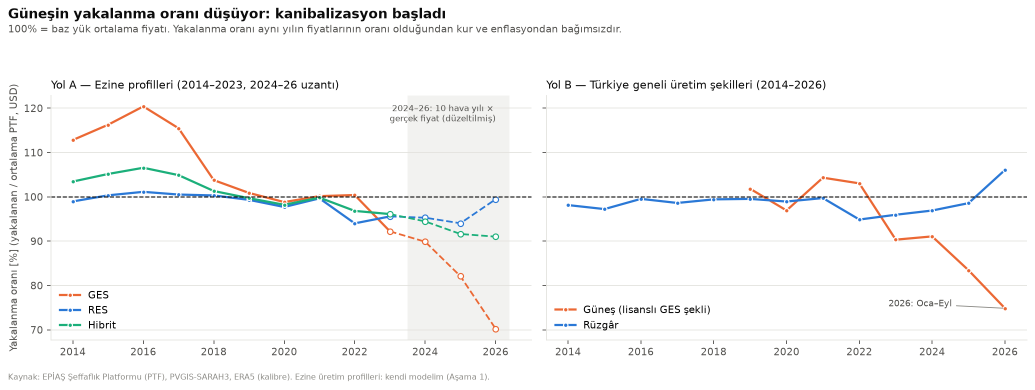
#> input picture outputs/02_piyasa/yakalanma_orani_trendi.png, 2069 x 779 px (shown at 1/2 size)
$ python 08_karusel.py
#> lines starting #> are read from the running program, lines starting #| are printed output that depends on the picture; pictures that were not available may be replaced by others from this repository, and a replacement may not be noted
"""
Aşama 8 — LinkedIn karuseli: 8 sayfa, 1080 × 1080 kare PDF (docs/kariyer/linkedin_karusel.pdf; klasör git'e girmez).

Her sayfa: bir bulgu (başlık) + bir grafik. Karar yolculuğu grafiği dahil. Grafikler src/08_sunum_grafikleri.py'deki
fonksiyonlarla kare formatta yeniden çizilir; önceki aşamaların grafikleri kendi başlıkları kırpılarak kullanılır.

Çalıştırma: .venv/bin/python src/08_karusel.py
"""
import importlib
import sys
import textwrap
from pathlib import Path

sys.path.insert(0, str(Path(__file__).resolve().parents[1]))

import matplotlib.pyplot as plt
import pandas as pd
from matplotlib.backends.backend_pdf import PdfPages
from PIL import Image

import src.gorsel as g
from src.ayarlar import CIKTILAR, KOK

gr = importlib.import_module("src.08_sunum_grafikleri")
CIKTI = KOK / "docs" / "kariyer" / "linkedin_karusel.pdf"
KARE = CIKTILAR / "08" / "grafikler" / "kare"


def kirp(yol: Path, kutu: tuple[float, float, float, float]) -> Path:
    """Görselin göreli kutusunu (sol, üst, sağ, alt; 0–1) kırpar; önceki aşama grafiklerinin başlığını atmak için."""
#> called with kutu = (0, 0.17, 0.52, 1)
    im = Image.open(yol)
#> im is the input picture: PIL image 2069x779 RGBA; mean R, G, B, A 247.9, 248, 247.9, 255
    w, h = im.size
#> w = 2069; h = 779
    hedef = KARE / f"kirpik_{yol.stem}.png"
    im.crop((int(kutu[0] * w), int(kutu[1] * h), int(kutu[2] * w), int(kutu[3] * h))).save(hedef)
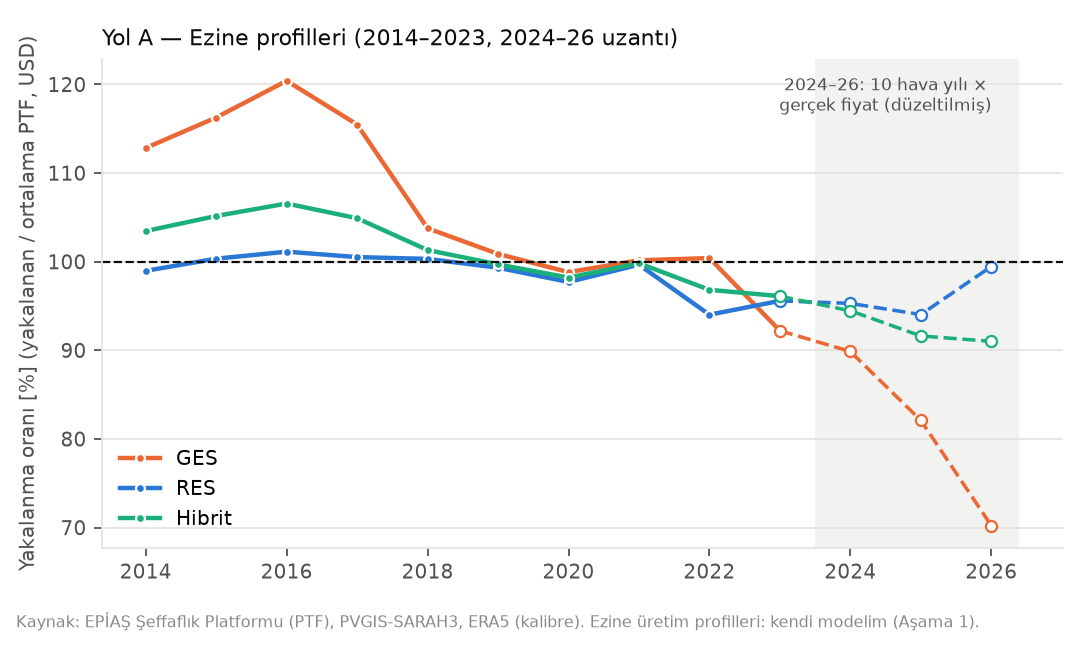
#> saved as kirpik_yakalanma_orani_trendi.png: PIL image 1075x647 RGBA; mean R, G, B, A 246.7, 247.1, 246.5, 255
    return hedef


def sayfa(pdf, no: int, toplam: int, baslik: str, alt: str, gorsel: Path | None, kaynak: str = "", kapak: bool = False,
          sayilar: list | None = None):
    fig = plt.figure(figsize=(10.8, 10.8), dpi=100)
    fig.patch.set_facecolor("white")
    fig.add_artist(plt.Rectangle((0.06, 0.935), 0.09, 0.008, color=g.RENK_HIBRIT, transform=fig.transFigure))
    fig.text(0.94, 0.935, f"{no}/{toplam}", ha="right", va="center", fontsize=15, color=g.SOLUK)
    genislik = 26 if kapak else 34
    fig.text(0.06, 0.905, textwrap.fill(baslik, genislik), ha="left", va="top", fontsize=40 if kapak else 31,
             fontweight="bold", color=g.MUREKKEP, linespacing=1.15)
    satir = textwrap.fill(baslik, genislik).count("\n") + 1
    alt_y = 0.905 - satir * (0.062 if kapak else 0.05) - 0.025
    fig.text(0.06, alt_y, textwrap.fill(alt, 62 if not kapak else 48), ha="left", va="top",
             fontsize=19 if kapak else 16.5, color=g.IKINCIL, linespacing=1.35)
    if gorsel is not None:
        im = Image.open(gorsel)
        alt_satir = textwrap.fill(alt, 62).count("\n") + 1
        ust = alt_y - alt_satir * 0.03 - 0.03
        ax = fig.add_axes([0.05, 0.1, 0.9, ust - 0.1])
        ax.imshow(im, interpolation="lanczos")
        ax.set_anchor("N")
        ax.axis("off")
    for i, (deger_, etiket) in enumerate(sayilar or []):
        y0 = 0.47 - i * 0.12
        fig.text(0.06, y0, deger_, fontsize=46, fontweight="bold", color=[g.RENK_RES, g.RENK_RES, g.RENK_HIBRIT][i], va="center")
        fig.text(0.40, y0, etiket, fontsize=19, color=g.IKINCIL, va="center")
    fig.text(0.06, 0.045, "Ahmet Hilmi Görgülü · Hibrit RES + batarya fizibilite modeli", fontsize=13, color=g.IKINCIL)
    if kaynak:
        fig.text(0.06, 0.07, kaynak, fontsize=11, color=g.SOLUK)
    with plt.rc_context({"savefig.bbox": "standard"}):          # kare sayfa: gorsel.py'deki tight kırpmayı kapat
        pdf.savefig(fig, facecolor="white")
    plt.close(fig)


def main():
    KARE.mkdir(parents=True, exist_ok=True)
    gr.CIKTI = KARE                                           # kare sürümler ayrı klasöre
    gr.karar_yolculugu(boyut=(10, 8.2), ad="karar_yolculugu.png", yazi=1.35, kisa=True)
    gr.gelir_yapilari(boyut=(10, 6.4), ad="gelir_yapilari.png", yazi=1.3)
    gr.cod_dagilimi(boyut=(10, 6.6), ad="cod_dagilimi.png", yazi=1.3)
    gr.bilgi_degeri(boyut=(10, 6.4), ad="dd_bilgi_degeri.png", yazi=1.35)
    gr.selale(boyut=(10, 6.6), ad="baz_vaka_selale.png", yazi=1.15)
    yakalanma = kirp(KOK / "outputs/02_piyasa/yakalanma_orani_trendi.png", (0, 0.17, 0.52, 1))
    doyum = kirp(KOK / "outputs/05_risk/s_senaryo_npv.png", (0, 0.14, 1, 1))
#> call 2 of kirp, with kutu = (0, 0.14, 1, 1)
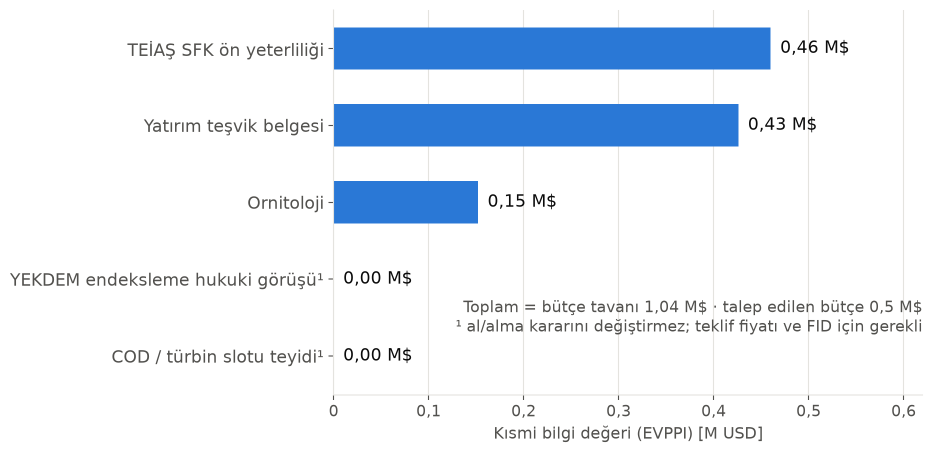
#> input picture outputs/08/grafikler/dd_bilgi_degeri_dar.png, 1865 x 905 px, given in place of s_senaryo_npv.png, which was not available (shown at 1/2 size)
#> in kirp, im is the input picture: PIL image 1865x905 RGBA; mean R, G, B, A 229.7, 237.4, 246.6, 255
#> in kirp (call 2), `im.crop((int(kutu[0] * w), int(kutu[1] * h), int(kutu[2] * w), int(kut..`:
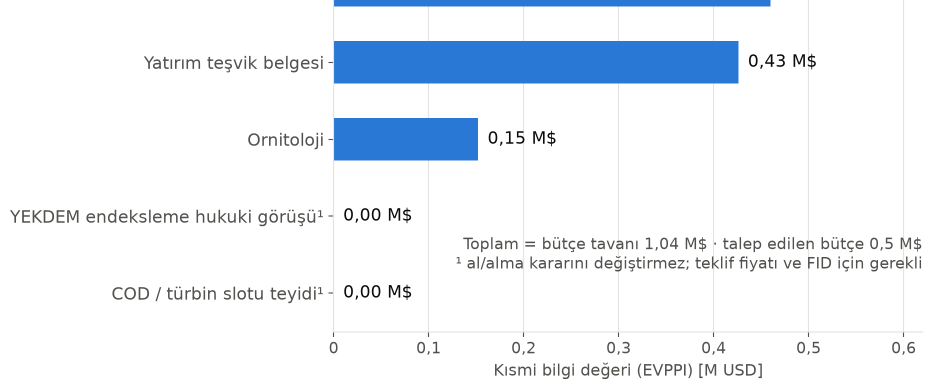
#> saved as kirpik_s_senaryo_npv.png: PIL image 1865x779 RGBA (shown at 1/2 size); mean R, G, B, A 235.3, 240.9, 247.5, 255

#> (the run stopped early here; a loop or call above may not have finished)
